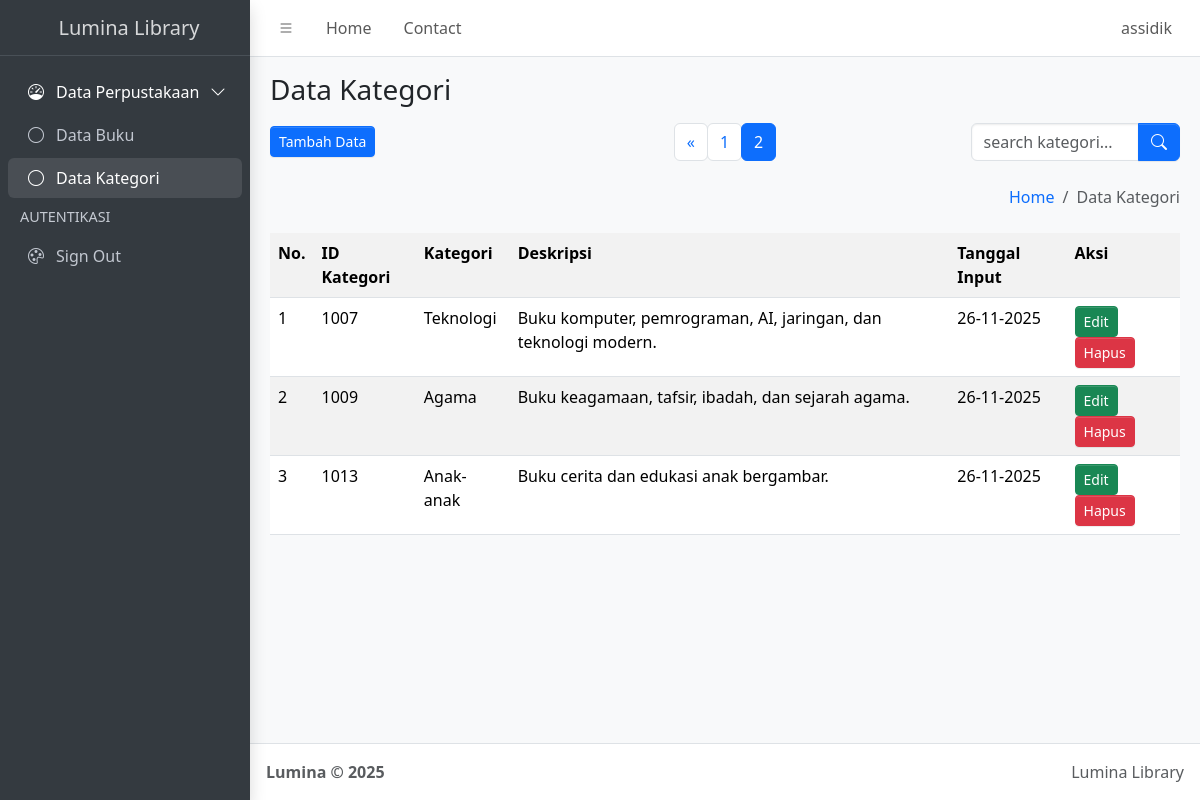
Screenshot of /index2.php?halaman=2 (signed in) with the database file from the repository.
### tables this page shows
CREATE TABLE `kategori` (
  `id_kategori` int(12) NOT NULL,
  `kategori` varchar(255) NOT NULL,
  `deskripsi` text NOT NULL,
  `tanggal_input` timestamp(6) NOT NULL DEFAULT current_timestamp(6) ON UPDATE current_timestamp(6)
);

### function.php (called while the page is built, shortened)
<?php
$conn = mysqli_connect("localhost", "root", "", "simbs");
function query($query)
{
    global $conn;
    $result = mysqli_query($conn, $query);
    $rows = [];
    while ($row = mysqli_fetch_assoc($result)) {
        $rows[] = $row;
    }
    return $rows;
}

### index2.php (the view, shortened to what this page needs)
<?php
require("function.php");
$jumlahDataPerHalaman = 5;
$keyword = isset($_GET["keyword"]) ? $_GET["keyword"] : "";
if ($keyword != "") {
  $queryHitung = "
        SELECT * FROM kategori
        WHERE
            id_kategori LIKE '%$keyword%' OR
            kategori LIKE '%$keyword%' OR
            deskripsi LIKE '%$keyword%'
    ";
} else {
  $queryHitung = "SELECT * FROM kategori";
}
$jumlahData = count(query($queryHitung));
$jumlahHalaman = ceil($jumlahData / $jumlahDataPerHalaman);
$halamanAktif = isset($_GET["halaman"]) ? $_GET["halaman"] : 1;
$awalData = ($halamanAktif - 1) * $jumlahDataPerHalaman;
if ($keyword != "") {
  $kategori = query("
        SELECT * FROM kategori
        WHERE
            id_kategori LIKE '%$keyword%' OR
            kategori LIKE '%$keyword%' OR
            deskripsi LIKE '%$keyword%'
        ORDER BY kategori.tanggal_input DESC
        LIMIT $awalData, $jumlahDataPerHalaman
    ");
} else {
  $kategori = query("
        SELECT * FROM kategori
        ORDER BY kategori.tanggal_input DESC
        LIMIT $awalData, $jumlahDataPerHalaman
    ");
}
$current_page = basename($_SERVER['PHP_SELF']);
?>
<!doctype html>
<html lang="en">
<head>
  <link
    rel="stylesheet"
    href="https://cdn.jsdelivr.net/npm/@fontsource/source-sans-3@5.0.12/index.css"
    media="print"
    onload="this.media='all'" />
  <link
    rel="stylesheet"
    href="https://cdn.jsdelivr.net/npm/overlayscrollbars@2.11.0/styles/overlayscrollbars.min.css"
 />
  <link
    rel="stylesheet"
    href="https://cdn.jsdelivr.net/npm/bootstrap-icons@1.13.1/font/bootstrap-icons.min.css"
 />
  <link rel="stylesheet" href="dist/css/adminlte.min.css" />
  <link
    rel="stylesheet"
    href="https://cdn.jsdelivr.net/npm/apexcharts@3.37.1/dist/apexcharts.css"
 />
  <link
    rel="stylesheet"
    href="https://cdn.jsdelivr.net/npm/jsvectormap@1.5.3/dist/css/jsvectormap.min.css"
 />
</head>
<body class="layout-fixed sidebar-expand-lg bg-body-tertiary">
  <div class="app-wrapper">
    <nav class="app-header navbar navbar-expand bg-body">
      <div class="container-fluid">
        <ul class="navbar-nav">
          <li class="nav-item">
            <a class="nav-link" data-lte-toggle="sidebar" href="#" role="button">
              <i class="bi bi-list"></i>
            </a>
          </li>
          <li class="nav-item d-none d-md-block">
            <a href="#" class="nav-link">Home</a>
          </li>
          <li class="nav-item d-none d-md-block">
            <a href="https://www.instagram.com/assidiqla?igsh=emx3Nmw4eHplbW9m" class="nav-link">Contact</a>
          </li>
        </ul>
        <ul class="navbar-nav ms-auto">
          <li class="nav-item dropdown user-menu">
            <a href="#" class="nav-link dropdown-toggle" data-bs-toggle="dropdown">
              <span class="d-none d-md-inline"><?= htmlspecialchars($_SESSION['username']); ?></span>
            </a>
          </li>
        </ul>
      </div>
    </nav>
    <aside class="app-sidebar bg-body-secondary shadow" data-bs-theme="dark">
      <div class="sidebar-brand">
        <a href="index.php" class="brand-link">
          <span class="brand-text fw-light">Lumina Library</span>
        </a>
      </div>
      <div class="sidebar-wrapper">
        <nav class="mt-2">
          <ul
            class="nav sidebar-menu flex-column"
            data-lte-toggle="treeview"
            role="navigation"
            aria-label="Main navigation"
            data-accordion="false"
            id="navigation">
            <li class="nav-item menu-open">
              <a href="#" class="nav-link active">
                <i class="nav-icon bi bi-speedometer"></i>
                <p>
                  Data Perpustakaan
                </p>
              </a>
              <ul class="nav nav-treeview">
                <li class="nav-item">
                  <a href="./index.php"
                    class="nav-link <?= ($current_page == 'index.php') ? 'active' : '' ?>">
                    <i class="nav-icon bi bi-circle"></i>
                    <p>Data Buku</p>
                  </a>
                </li>
                <li class="nav-item">
                  <a href="./index2.php"
                    class="nav-link <?= ($current_page == 'index2.php') ? 'active' : '' ?>">
                    <i class="nav-icon bi bi-circle"></i>
                    <p>Data Kategori</p>
                  </a>
                </li>
              </ul>
            </li>
            <li class="nav-header">AUTENTIKASI</li>
            <li class="nav-item">
              <a href="logout.php" class="nav-link">
                <i class="nav-icon bi bi-palette"></i>
                <p>Sign Out</p>
              </a>
            </li>
          </ul>
        </nav>
      </div>
    </aside>
    <main class="app-main">
      <div class="app-content-header">
        <div class="container-fluid">
          <div class="row">
            <div class="col-12">
              <h3 class="mb-3">Data Kategori</h3>
            </div>
          </div>
          <div class="row align-items-center">
            <div class="col-md-3">
              <a href="tambah_data2.php">
                <button class="btn-sm btn btn-primary">Tambah Data</button>
              </a>
            </div>
            <div class="col-md-6 d-flex justify-content-center">
              <nav aria-label="Page navigation example">
                <ul class="pagination mb-0">
                  <?php if ($halamanAktif > 1) : ?>
                    <li class="page-item">
                      <a class="page-link" href="?halaman=<?= $halamanAktif - 1; ?>">&laquo;</a>
                    </li>
                  <?php endif; ?>
                  <?php for ($i = 1; $i <= $jumlahHalaman; $i++) : ?>
                    <li class="page-item <?= ($i == $halamanAktif) ? 'active' : '' ?>">
                      <a class="page-link" href="?halaman=<?= $i; ?>"><?= $i; ?></a>
                    </li>
                  <?php endfor; ?>
                </ul>
              </nav>
            </div>
            <div class="col-md-3">
              <form method="get">
                <div class="input-group">
                  <input
                    type="text"
                    class="form-control"
                    name="keyword"
                    placeholder="search kategori...">
                  <button class="btn btn-primary" type="submit">
                    <i class="bi bi-search"></i>
                  </button>
                </div>
              </form>
            </div>
          </div>
          <div class="row mt-3">
            <div class="col-sm-12 d-flex justify-content-end">
              <ol class="breadcrumb">
                <li class="breadcrumb-item"><a href="#">Home</a></li>
                <li class="breadcrumb-item active" aria-current="page">Data Kategori</li>
              </ol>
            </div>
          </div>
        </div>
      </div>
      <div class="app-content">
        <div class="container-fluid">
          <div class="row">
            <div class="col">
              <table class="table table-striped table-hover">
                <tr>
                  <th>No.</th>
                  <th>ID Kategori</th>
                  <th>Kategori</th>
                  <th>Deskripsi</th>
                  <th>Tanggal Input</th>
                  <th>Aksi</th>
                </tr>
                <?php $i = 1; ?>
                <?php foreach ($kategori as $row) : ?>
                  <tr>
                    <td><?= $i; ?></td>
                    <td><?= $row["id_kategori"]; ?></td>
                    <td><?= $row["kategori"]; ?></td>
                    <td><?= $row["deskripsi"]; ?></td>
                    <td><?= date('d-m-Y', strtotime($row["tanggal_input"])); ?></td>
                    <td>
                      <a href="ubah_data2.php?id_kategori=<?= $row["id_kategori"]; ?>" class="btn-sm btn btn-success">Edit</a>
                      <a href="hapus_data2.php?id_kategori=<?= $row["id_kategori"]; ?>"
                        class="btn-sm btn btn-danger"
                        onclick="return confirm('Yakin ingin menghapus data ini?');">
                        Hapus
                      </a>
                    </td>
                  </tr>
                  <?php $i++; ?>
                <?php endforeach; ?>
              </table>
            </div>
          </div>
        </div>
      </div>
    </main>
    <footer class="app-footer">
      <div class="float-end d-none d-sm-inline">Lumina Library</div>
      <strong>
        Lumina &copy; 2025&nbsp;
      </strong>
    </footer>
  </div>
</body>
</html>

### rows the page displays
kategori: id_kategori "1007", kategori "Teknologi", deskripsi "Buku komputer, pemrograman, AI, jaringan, dan teknologi modern.", tanggal_input "26-11-2025"
kategori: id_kategori "1009", kategori "Agama", deskripsi "Buku keagamaan, tafsir, ibadah, dan sejarah agama.", tanggal_input "26-11-2025"
kategori: id_kategori "1013", kategori "Anak-anak", deskripsi "Buku cerita dan edukasi anak bergambar.", tanggal_input "26-11-2025"

### other values shown
$_SESSION['username'] "assidik"
